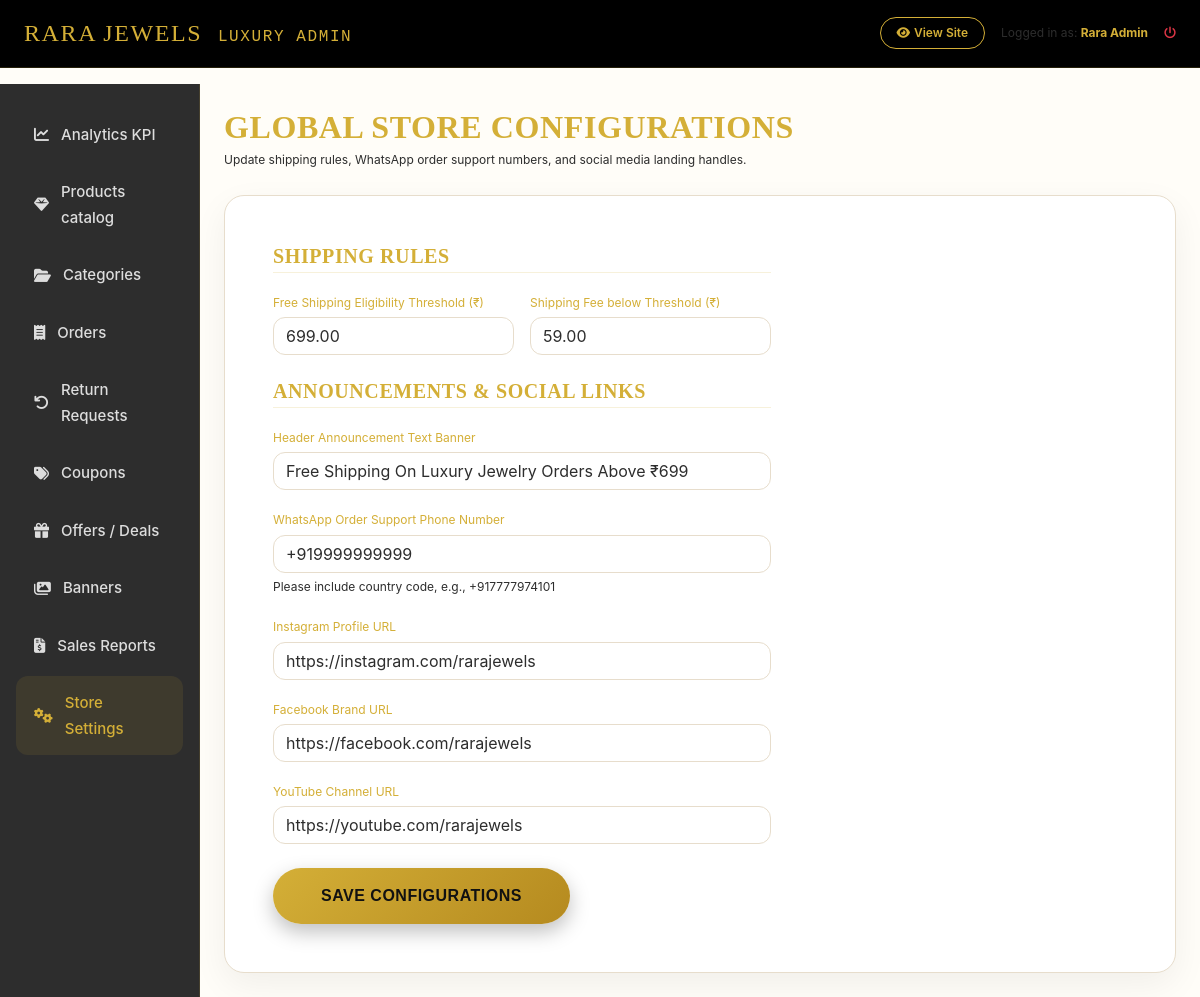
/luxury-admin/settings/ (signed in), run on the app's committed database.
### accounts/models.py (models this page shows, shortened)
class User(AbstractBaseUser, PermissionsMixin):
    email = models.EmailField(unique=True)
    name = models.CharField(max_length=255)
    mobile = models.CharField(max_length=15)
    is_active = models.BooleanField(default=True)
    is_staff = models.BooleanField(default=False)
    date_joined = models.DateTimeField(default=timezone.now)
    objects = CustomUserManager()
    USERNAME_FIELD = 'email'
    REQUIRED_FIELDS = ['name', 'mobile']

### shop/models.py (models this page shows, shortened)
class StoreSetting(models.Model):
    free_shipping_threshold = models.DecimalField(max_digits=10, decimal_places=2, default=699.00)
    shipping_charge = models.DecimalField(max_digits=10, decimal_places=2, default=59.00)
    whatsapp_number = models.CharField(max_length=20, default='+917777974101')
    instagram_url = models.CharField(max_length=255, default='https://instagram.com/rarajewels')
    facebook_url = models.CharField(max_length=255, default='https://facebook.com/rarajewels')
    youtube_url = models.CharField(max_length=255, default='https://youtube.com/rarajewels')
    announcement_text = models.CharField(max_length=255, default='Free Shipping Above ₹699')
    @classmethod
    def get_settings(cls):
        obj, created = cls.objects.get_or_create(id=1)
        return obj

### shop/admin_views.py (the view)
# urls.py: path('luxury-admin/settings/', admin_views.admin_settings_view, name='admin_settings'),
@superuser_required
def admin_settings_view(request):
    store_settings = StoreSetting.get_settings()
    form = StoreSettingForm(instance=store_settings)
    if request.method == 'POST':
        form = StoreSettingForm(request.POST, instance=store_settings)
        if form.is_valid():
            form.save()
            messages.success(request, "Global store settings updated.")
            return redirect('shop:admin_settings')
    return render(request, 'admin_dashboard/settings.html', {'form': form})

### shop/forms.py
class StoreSettingForm(forms.ModelForm):
    class Meta:
        model = StoreSetting
        fields = ['free_shipping_threshold', 'shipping_charge', 'whatsapp_number', 'instagram_url', 'facebook_url', 'youtube_url', 'announcement_text']
        widgets = {
            'free_shipping_threshold': forms.NumberInput(attrs={'class': 'form-control bg-dark text-light border-gold'}),
            'shipping_charge': forms.NumberInput(attrs={'class': 'form-control bg-dark text-light border-gold'}),
            'whatsapp_number': forms.TextInput(attrs={'class': 'form-control bg-dark text-light border-gold'}),
            'instagram_url': forms.TextInput(attrs={'class': 'form-control bg-dark text-light border-gold'}),
            'facebook_url': forms.TextInput(attrs={'class': 'form-control bg-dark text-light border-gold'}),
            'youtube_url': forms.TextInput(attrs={'class': 'form-control bg-dark text-light border-gold'}),
            'announcement_text': forms.TextInput(attrs={'class': 'form-control bg-dark text-light border-gold'}),
        }

### shop/admin_views.py (called while the page is built)
def superuser_required(view_func):
    return user_passes_test(
        lambda u: u.is_authenticated and u.is_superuser,
        login_url='accounts:login'
    )(view_func)

### shop/context_processors.py (called while the page is built)
def store_context(request):
    parent_categories = Category.objects.filter(parent=None).prefetch_related('subcategories')
    cart_items_count = 0
    cart = None
    if request.user.is_authenticated:
        cart = Cart.objects.filter(user=request.user).first()
    else:
        session_key = request.session.session_key
        if session_key:
            cart = Cart.objects.filter(session_id=session_key).first()
    if cart:
        cart_items_count = cart.items_count
    wishlist_count = 0
    if request.user.is_authenticated:
        wishlist_count = Wishlist.objects.filter(user=request.user).count()
    settings_obj = StoreSetting.get_settings()
    return {
        'nav_categories': parent_categories,
        'cart_count': cart_items_count,
        'wishlist_count': wishlist_count,
        'store_settings': settings_obj,
        'current_year': timezone.now().year
    }

### shop/models.py (called while the page is built)
    @property
    def items_count(self):
        return sum(item.quantity for item in self.items.all())

### templates/admin_dashboard/settings.html (shortened to what this page needs)
{% extends 'admin_dashboard/base_admin.html' %}
{% load static %}
{% block admin_content %}
<div class="d-flex justify-content-between align-items-center mb-4">
    <div>
        <h2 class="playfair-font text-gold mb-1">GLOBAL STORE CONFIGURATIONS</h2>
        <p class="text-xs text-light-dim mb-0">Update shipping rules, WhatsApp order support numbers, and social media landing handles.</p>
    </div>
</div>
<div class="glass-card p-5">
    <form method="POST" class="col-lg-7">
        <h5 class="playfair-font text-gold mb-3 border-bottom border-gold-dim pb-1">SHIPPING RULES</h5>
        <div class="row g-3 mb-4">
            <div class="col-md-6">
                <label class="text-xs text-gold mb-1">Free Shipping Eligibility Threshold (₹)</label>
                {{ form.free_shipping_threshold }}
            </div>
            <div class="col-md-6">
                <label class="text-xs text-gold mb-1">Shipping Fee below Threshold (₹)</label>
                {{ form.shipping_charge }}
            </div>
        </div>
        <h5 class="playfair-font text-gold mb-3 border-bottom border-gold-dim pb-1">ANNOUNCEMENTS & SOCIAL LINKS</h5>
        <div class="mb-3">
            <label class="text-xs text-gold mb-1">Header Announcement Text Banner</label>
            {{ form.announcement_text }}
        </div>
        <div class="mb-3">
            <label class="text-xs text-gold mb-1">WhatsApp Order Support Phone Number</label>
            {{ form.whatsapp_number }}
            <span class="text-xs text-light-dim mt-1 d-block">Please include country code, e.g., +917777974101</span>
        </div>
        <div class="mb-3">
            <label class="text-xs text-gold mb-1">Instagram Profile URL</label>
            {{ form.instagram_url }}
        </div>
        <div class="mb-3">
            <label class="text-xs text-gold mb-1">Facebook Brand URL</label>
            {{ form.facebook_url }}
        </div>
        <div class="mb-4">
            <label class="text-xs text-gold mb-1">YouTube Channel URL</label>
            {{ form.youtube_url }}
        </div>
        <button type="submit" class="btn btn-gold rounded-pill px-5 py-3 font-semibold shadow-gold">
            SAVE CONFIGURATIONS
        </button>
    </form>
</div>
{% endblock %}

### templates/admin_dashboard/base_admin.html (shortened to what this page needs)
{% load static %}
<!DOCTYPE html>
<html lang="en">
<head>
    <link href="https://cdn.jsdelivr.net/npm/bootstrap@5.3.0/dist/css/bootstrap.min.css" rel="stylesheet">
    <link rel="stylesheet" href="https://cdnjs.cloudflare.com/ajax/libs/font-awesome/6.4.0/css/all.min.css">
    <link rel="stylesheet" href="{% static 'css/style.css' %}">
</head>
<body class="luxury-bg">
    <nav class="navbar navbar-expand-lg bg-black border-bottom border-gold-dim sticky-top py-2">
        <div class="container-fluid px-4">
            <a class="navbar-brand text-gold playfair-font fs-4 tracking-wide" href="{% url 'shop:admin_dashboard' %}">
                RARA JEWELS <span class="fs-6 text-light-dim font-monospace ms-2">LUXURY ADMIN</span>
            </a>
            <div class="d-flex align-items-center gap-3">
                <a href="{% url 'shop:home' %}" class="btn btn-xs btn-outline-gold rounded-pill px-3 text-xs"><i class="fa-solid fa-eye me-1"></i>View Site</a>
                <span class="text-xs text-light-dim">Logged in as: <strong class="text-gold">{{ user.name }}</strong></span>
                <a href="{% url 'accounts:logout' %}" class="text-danger text-xs hover-text-gold"><i class="fa-solid fa-power-off"></i></a>
            </div>
        </div>
    </nav>
    <div class="container-fluid px-0">
        <div class="row g-0">
            <div class="col-md-3 col-lg-2 admin-sidebar py-4 px-3">
                <div class="nav flex-column gap-1">
                    <a class="admin-nav-link" href="{% url 'shop:admin_dashboard' %}" id="nav-dashboard">
                        <i class="fa-solid fa-chart-line"></i>Analytics KPI
                    </a>
                    <a class="admin-nav-link" href="{% url 'shop:admin_products' %}" id="nav-products">
                        <i class="fa-solid fa-gem"></i>Products catalog
                    </a>
                    <a class="admin-nav-link" href="{% url 'shop:admin_categories' %}" id="nav-categories">
                        <i class="fa-solid fa-folder-open"></i>Categories
                    </a>
                    <a class="admin-nav-link" href="{% url 'shop:admin_orders' %}" id="nav-orders">
                        <i class="fa-solid fa-receipt"></i>Orders
                    </a>
                    <a class="admin-nav-link" href="{% url 'shop:admin_returns' %}" id="nav-returns">
                        <i class="fa-solid fa-arrow-rotate-left"></i>Return Requests
                    </a>
                    <a class="admin-nav-link" href="{% url 'shop:admin_coupons' %}" id="nav-coupons">
                        <i class="fa-solid fa-tags"></i>Coupons
                    </a>
                    <a class="admin-nav-link" href="{% url 'shop:admin_offers' %}" id="nav-offers">
                        <i class="fa-solid fa-gift"></i>Offers / Deals
                    </a>
                    <a class="admin-nav-link" href="{% url 'shop:admin_banners' %}" id="nav-banners">
                        <i class="fa-solid fa-images"></i>Banners
                    </a>
                    <a class="admin-nav-link" href="{% url 'shop:admin_reports' %}" id="nav-reports">
                        <i class="fa-solid fa-file-invoice-dollar"></i>Sales Reports
                    </a>
                    <a class="admin-nav-link" href="{% url 'shop:admin_settings' %}" id="nav-settings">
                        <i class="fa-solid fa-gears"></i>Store Settings
                    </a>
                </div>
            </div>
            <div class="col-md-9 col-lg-10 p-4">
                {% block admin_content %}{% endblock %}
            </div>
        </div>
    </div>
</body>
</html>

### static/css/style.css (style rules this page uses)
*, *::before, *::after { box-sizing: border-box; }
:root { --bg-main: #F8F4EC; --bg-section: #FFFDF8; --bg-card: #FFFFFF; --bg-soft: #EFE8DB; --gold: #D4AF37; --gold-dark: #B58A1F; --gold-light: #F4E2A1; --text: #2D2D2D; --text-light: #666666; --shadow: 0 15px 35px rgba(0, 0, 0, .08); --border: #E7DDCC; --font-heading: 'Outfit', sans-serif; --font-brand: 'Playfair Display', serif; --font-body: 'Inter', sans-serif; }
body { background: var(--bg-main); color: var(--text); font-family: var(--font-body); font-size: 15px; line-height: 1.7; overflow-x: hidden; background-repeat: no-repeat; background-size: cover; -webkit-font-smoothing: antialiased; }
.luxury-bg { background: var(--bg-section); }
h1, h2, h3, h4, h5, h6 { font-family: var(--font-heading); font-weight: 600; letter-spacing: .6px; color: #2D2D2D; }
.playfair-font { font-family: var(--font-brand) !important; }
a { color: #D4AF37; text-decoration: none; transition: all .35s ease; }
.text-gold { color: #D4AF37 !important; }
.border-gold { border-color: #D4AF37 !important; }
.border-gold-dim { border-color: rgba(212, 175, 55, .18) !important; }
.tracking-wide { letter-spacing: 1.6px !important; }
.text-xs { font-size: 12px !important; }
.btn-gold { background: linear-gradient(135deg, #D4AF37, #B58A1F); color: #111 !important; border: none; border-radius: 12px; font-family: var(--font-heading); font-weight: 600; letter-spacing: .5px; padding: 12px 24px; transition: all .35s ease; box-shadow: 0 8px 20px rgba(0, 0, 0, .25); }
.btn-outline-gold { background: transparent; color: #D4AF37; border: 1px solid #D4AF37; border-radius: 12px; font-weight: 600; transition: all .35s ease; }
.form-control, .form-select { background: #FFFFFF !important; border: 1px solid #E7DDCC !important; color: #2D2D2D !important; border-radius: 12px; box-shadow: none; }
.form-control::placeholder { color: #999; }
.glass-card { background: #FFFFFF; border: 1px solid #E7DDCC; border-radius: 20px; box-shadow: 0 12px 35px rgba(0, 0, 0, .06); }
.admin-sidebar { background: #2D2D2D; border-right: 1px solid rgba(212, 175, 55, .15); min-height: 100vh; }
.admin-nav-link { display: flex; align-items: center; gap: 12px; padding: 14px 18px; border-radius: 12px; color: #ddd; transition: .35s; font-weight: 500; }
.admin-nav-link:hover, .admin-nav-link.active { background: rgba(212, 175, 55, .10); color: #D4AF37; }
button, .btn, a { transition: all .3s ease; }
html { scroll-behavior: smooth; overflow-x: hidden; }

### data on the page
User: name "Rara Admin"
StoreSetting: free_shipping_threshold "699.00", shipping_charge "59.00", announcement_text "Free Shipping On Luxury Jewelry Orders Above ₹699", whatsapp_number "+919999999999", instagram_url "https://instagram.com/rarajewels", facebook_url "https://facebook.com/rarajewels", youtube_url "https://youtube.com/rarajewels"
